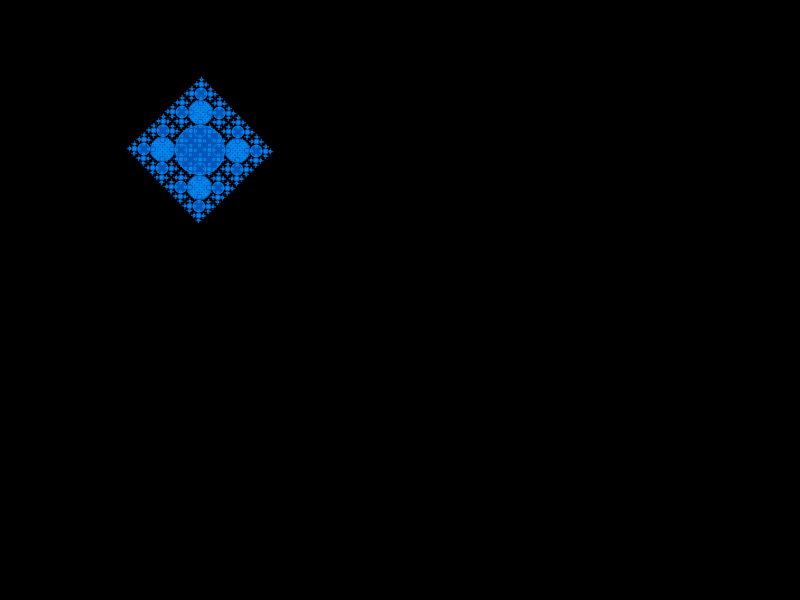
Frame 1 (no input)
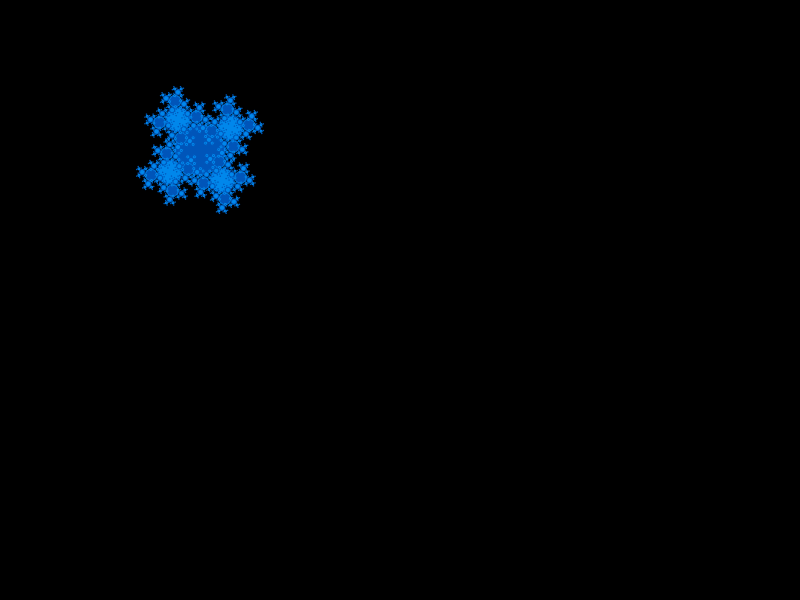
Frame 60 (the mouse pressed at the canvas centre just before this capture)
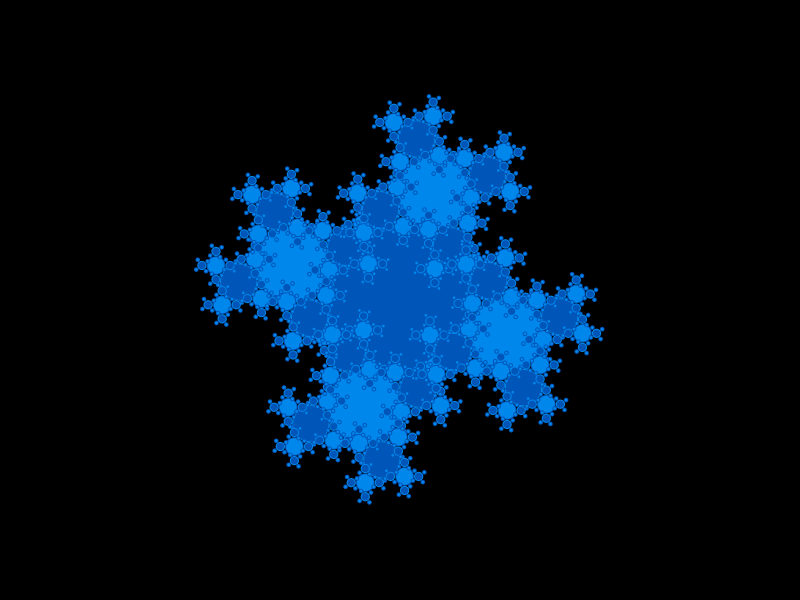
Frame 120 (the mouse held since frame 60 and released just before this capture)

The Processing sketch that drew these frames (run headless with seeded random() and noise(); from frame 60 on, the mouse is pressed at the canvas centre):

// Processing sketch: Recursion4_move
// ── Recursion4_move.pde
////////////////////////////////////////////////////////////////////
int ic = 1, deep = 6;
float sc = 1, sr = 0.5, sl = 1.5, alpha = 0, ad = PI / 400;

////////////////////////////////////////////////////////////////////
float px, py;

class c_emouse
{
  float x, y, px, py, dx, dy, react, foff, m;
  boolean sw;
  c_emouse (float r, float f)
  { x = random (width * 0.25, width * 0.25);
    y = random (height * 0.25, height * 0.25);
    dx = dy = m = 0; react = r; foff = f; sw = true;
  }
  void regenerate()
  { 
    if (mousePressed)
    { if (sw)
      { x = mouseX; y = mouseY; m = 1;
        dx = 0.5 * (mouseX - px); dy = 0.5 * (mouseY - py);
        sw = false; px = mouseX; py = mouseY; return;
      }
      dx += (mouseX - x) * react; dy += (mouseY - y) * react;
      dx *= foff; dy *= foff;
      x += dx; y += dy;
    } else { sw = true; m *= 0.975; }
    dx *= 0.975; dy *= 0.975;
    x += dx; y += dy; px = mouseX; py = mouseY;
  }
}

c_emouse emouse;
////////////////////////////////////////////////////////////////////
void setup()
{ 
  size(800, 600); frameRate(30); noStroke(); background(0);
  emouse = new c_emouse(0.1, 0.85);
}

void draw()
{ 
  background(0);
  emouse.regenerate(); alpha += ad; 
  sCircle(emouse.x, emouse.y, 50 + emouse.m * 100, 25, alpha, deep);
}

void mouseReleased() { ic = (ic + 1) % 3; }

////////////////////////////////////////////////////////////////////
void sCircle(float x, float y, float r, int m, float a, float d)
{
  if (d == 0) return;          
  fill(getColor(m)); ellipse(x, y, r, r);
  fill(getColor(-m)); ellipse(x, y, r - 2, r - 2);
  d--; r *= sr; m = -m; a += alpha;
  sCircle(x + xRotate(r, a), y + yRotate(r, a), r * sc, m, a, d);
  sCircle(x + xRotate(r, a + PI / 2), y + yRotate(r, a + PI / 2), r * sc, m, a, d);
  sCircle(x + xRotate(r, a + PI), y + yRotate(r, a + PI), r * sc, m, a, d);
  sCircle(x + xRotate(r, a + PI * 3 / 2), y + yRotate(r, a + PI * 3 / 2), r * sc, m, a, d);
}

////////////////////////////////////////////////////////////////////
float xRotate(float r, float a) { return sl * r * cos(a); }
float yRotate(float r, float a) { return sl * r * sin(a); }

color getColor(int m)
{ 
  switch (ic)
  { case 0: return color(175 + m, 0, 30);
    case 1: return color(0, 110 + m, 210 + m);
    case 2: return color(230 + m, 110 + m, 0);
    default: return 0; 
  }
}
